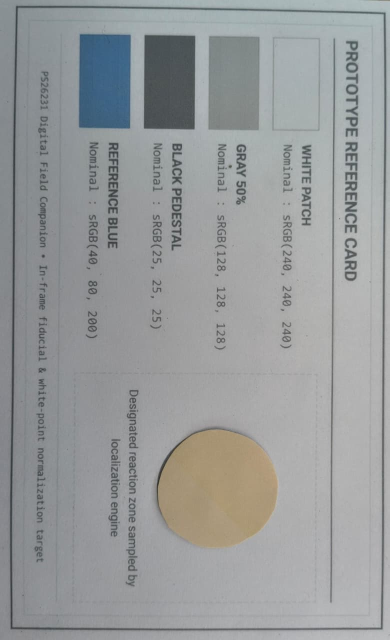
#> input picture data/debug/debug_raw.jpg, 779 x 1280 px (shown at 1/2 size)
$ python -i quality.py   (imports and definitions only)   (older library calls are emulated)
#> lines starting #> are read from the running program, lines starting #| are printed output that depends on the picture
"""
Image Quality Assessment module for PS26231 MVP.
Evaluates blur, exposure, glare/specular highlights, and reference card visibility.
Rejects or requests recapture if an image is unsuitable for colorimetry.
"""
import cv2
import numpy as np
from typing import Tuple, List, Optional
from src.config import (
    MIN_LAPLACIAN_VARIANCE,
    STANDARD_BLUR_WIDTH,
    MAX_UNDEREXPOSED_RATIO,
    MAX_OVEREXPOSED_RATIO,
    MAX_GLARE_RATIO,
)
from src.models import QualityReport


def check_blur(
    img_gray: np.ndarray,
    threshold: float = MIN_LAPLACIAN_VARIANCE,
    target_width: int = STANDARD_BLUR_WIDTH
) -> Tuple[bool, float]:
    """
    Computes blur score using variance of the Laplacian operator on a standardized resolution.
    Higher score indicates sharper focus.
    Standardizing resolution ensures deterministic evaluation independent of camera sensor megapixels.
    """
    if img_gray is None or img_gray.size == 0:
        return False, 0.0

    h, w = img_gray.shape[:2]
    if w > 0 and h > 0 and w != target_width:
        scale = target_width / float(w)
        target_h = max(1, int(round(h * scale)))
        eval_gray = cv2.resize(img_gray, (target_width, target_h), interpolation=cv2.INTER_AREA)
    else:
        eval_gray = img_gray

    score = float(cv2.Laplacian(eval_gray, cv2.CV_64F).var())
    passed = score >= threshold
    return passed, score


def check_exposure(
    img_gray: np.ndarray,
    under_ratio_max: float = MAX_UNDEREXPOSED_RATIO,
    over_ratio_max: float = MAX_OVEREXPOSED_RATIO
) -> Tuple[bool, str, float, float]:
    """
    Evaluates histogram distribution to flag underexposure (too dark)
    or overexposure (clipping/washed out).
    """
    total_pixels = img_gray.size
    if total_pixels == 0:
        return False, "empty", 0.0, 0.0

    under_ratio = float(np.count_nonzero(img_gray < 20) / total_pixels)
    over_ratio = float(np.count_nonzero(img_gray > 245) / total_pixels)

    if under_ratio > under_ratio_max:
        return False, "underexposed", under_ratio, over_ratio
    elif over_ratio > over_ratio_max:
        return False, "overexposed", under_ratio, over_ratio
    else:
        return True, "normal", under_ratio, over_ratio


def check_glare(
    img_bgr: np.ndarray,
    roi_mask: Optional[np.ndarray] = None,
    glare_ratio_max: float = MAX_GLARE_RATIO
) -> Tuple[bool, bool, float]:
    """
    Detects specular reflection / glare hotspot.
    Glare typically manifests as clusters of high luminance with near-zero saturation.
    """
    if img_bgr is None or img_bgr.size == 0:
        return True, False, 0.0

    hsv = cv2.cvtColor(img_bgr, cv2.COLOR_BGR2HSV)
    sat = hsv[:, :, 1]
    val = hsv[:, :, 2]

    # Glare condition: very high brightness (V > 248) and very low saturation (S < 30)
    glare_mask = (val >= 248) & (sat <= 30)

    if roi_mask is not None:
        if roi_mask.shape[:2] != img_bgr.shape[:2]:
            roi_mask = cv2.resize(roi_mask, (img_bgr.shape[1], img_bgr.shape[0]), interpolation=cv2.INTER_NEAREST)

        target_pixels = np.count_nonzero(roi_mask)
        if target_pixels == 0:
            return True, False, 0.0
        glare_pixels = np.count_nonzero(glare_mask & (roi_mask > 0))
        glare_ratio = float(glare_pixels / target_pixels)
    else:
        glare_ratio = float(np.count_nonzero(glare_mask) / (img_bgr.shape[0] * img_bgr.shape[1]))

    glare_detected = glare_ratio > glare_ratio_max
    glare_passed = not glare_detected
    return glare_passed, glare_detected, glare_ratio


def assess_image_quality(
    img_bgr: np.ndarray,
    card_detected: bool = True,
    reaction_mask: Optional[np.ndarray] = None,
    warped_card: Optional[np.ndarray] = None
) -> QualityReport:
    """
    Runs full suite of image quality checks.
    Produces structured QualityReport with specific issues for recapture guidance.
    """
    if img_bgr is None or img_bgr.size == 0:
        return QualityReport(
            passed=False,
            blur_score=0.0,
            blur_passed=False,
            exposure_status="invalid",
            exposure_passed=False,
            glare_detected=False,
            glare_passed=False,
            card_visible=False,
            issues=["Unable to decode image data."]
        )

    gray = cv2.cvtColor(img_bgr, cv2.COLOR_BGR2GRAY)
    issues: List[str] = []

    # 1. Blur Check (evaluated on whole captured frame)
    blur_passed, blur_score = check_blur(gray)
    if not blur_passed:
        issues.append(
            f"Image is blurry (Laplacian variance {blur_score:.1f} < {MIN_LAPLACIAN_VARIANCE}). "
            "Hold the device steady and refocus."
        )

    # 2. Exposure Check (evaluated on whole captured frame)
    exposure_passed, exposure_status, under_ratio, over_ratio = check_exposure(gray)
    if not exposure_passed:
        if exposure_status == "underexposed":
            issues.append(
                f"Image is underexposed ({under_ratio * 100:.1f}% dark pixels). "
                "Increase ambient illumination."
            )
        elif exposure_status == "overexposed":
            issues.append(
                f"Image is overexposed ({over_ratio * 100:.1f}% clipped bright pixels). "
                "Reduce direct glare or harsh lighting."
            )

    # 3. Glare Check (evaluated on reaction ROI or frame)
    glare_target_img = warped_card if (warped_card is not None and reaction_mask is not None) else img_bgr
    glare_passed, glare_detected, glare_ratio = check_glare(glare_target_img, roi_mask=reaction_mask)
    if not glare_passed:
        issues.append(
            f"Excessive specular glare detected ({glare_ratio * 100:.1f}% hotspot area). "
            "Angle camera slightly away from direct reflection."
        )

    # 4. Card Visibility Check
    if not card_detected:
        issues.append(
            "Reference colour card was not detected in the frame. "
            "Ensure the card is clearly visible, upright, and unoccluded."
        )

    all_passed = blur_passed and exposure_passed and glare_passed and card_detected

    return QualityReport(
        passed=all_passed,
        blur_score=round(blur_score, 1),
        blur_passed=blur_passed,
        exposure_status=exposure_status,
        exposure_passed=exposure_passed,
        glare_detected=glare_detected,
        glare_passed=glare_passed,
        card_visible=card_detected,
        issues=issues
    )

>>> import cv2
>>> picture = cv2.imread('../data/debug/debug_raw.jpg')
#> picture is the input picture: shape (1280, 779, 3); mean B, G, R 154.9, 154.2, 151.6
>>> result = assess_image_quality(picture)
#> in assess_image_quality, `gray = cv2.cvtColor(img_bgr, cv2.COLOR_BGR2GRAY)`:
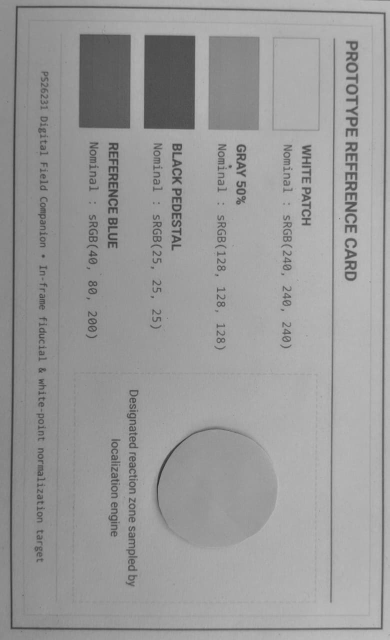
#> gray: shape (1280, 779) (shown at 1/2 size); min 32, max 192, mean 153.5
#> in check_blur, `eval_gray = cv2.resize(img_gray, (target_width, target_h), interpolati..`:
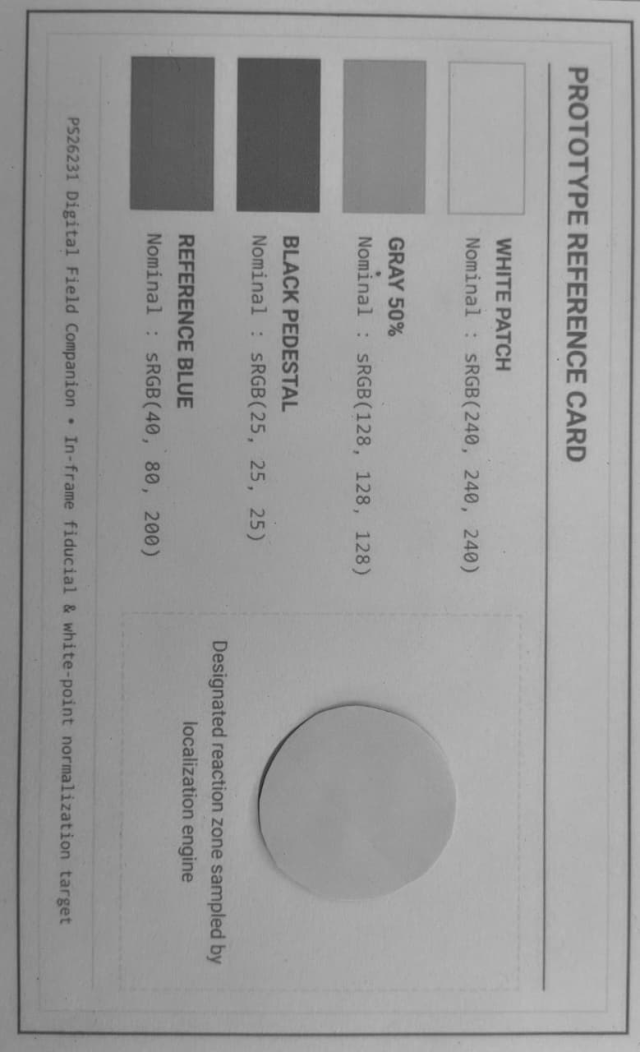
#> eval_gray: shape (1052, 640); min 42, max 190, mean 153.5
#> in check_blur, `score = float(cv2.Laplacian(eval_gray, cv2.CV_64F).var())`: score = 79.09
#> in check_blur, `passed = score >= threshold`: passed = True
#> in assess_image_quality, `blur_passed, blur_score = check_blur(gray)`: blur_score = 79.09
#> in check_exposure, `under_ratio = float(np.count_nonzero(img_gray < 20) / total_pixels)`: under_ratio = 0
#> in assess_image_quality, `exposure_passed, exposure_status, under_ratio, over_ratio = check_expo..`: exposure_passed = True; exposure_status = 'normal'; under_ratio = 0
#> in check_glare, `hsv = cv2.cvtColor(img_bgr, cv2.COLOR_BGR2HSV)`: hsv: shape (1280, 779, 3); mean H, S, V 79.5, 13.6, 157.3
#> in check_glare, `sat = hsv[:, :, 1]`:
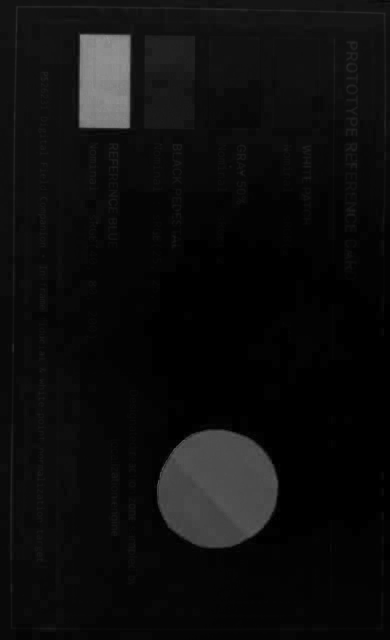
#> sat: shape (1280, 779) (shown at 1/2 size); min 0, max 152, mean 13.6
#> in check_glare, `glare_mask = (val >= 248) & (sat <= 30)`: glare_mask: shape (1280, 779) bool; every value is 0
#> in check_glare, `glare_detected = glare_ratio > glare_ratio_max`: glare_detected = False
#> in check_glare, `glare_passed = not glare_detected`: glare_passed = True
#> in assess_image_quality, `glare_passed, glare_detected, glare_ratio = check_glare(glare_target_i..`: glare_detected = False; glare_ratio = 0
#> in assess_image_quality, `all_passed = blur_passed and exposure_passed and glare_passed and card..`: all_passed = True

$ run again, on data/debug/debug_sampling_overlay_425A.jpg
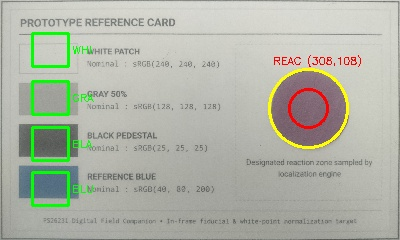
#> input picture data/debug/debug_sampling_overlay_425A.jpg, 400 x 240 px
#> picture is the input picture: shape (240, 400, 3); mean B, G, R 166.7, 179.5, 175.6
#> score = 355.6
#> passed = True
#> blur_score = 355.6
#> in check_exposure, `under_ratio = float(np.count_nonzero(img_gray < 20) / total_pixels)`: under_ratio = 0
#> in assess_image_quality, `exposure_passed, exposure_status, under_ratio, over_ratio = check_expo..`: exposure_passed = True; exposure_status = 'normal'; under_ratio = 0
#> hsv: shape (240, 400, 3); mean H, S, V 41.6, 22.5, 182.2
#> in check_glare, `sat = hsv[:, :, 1]`:
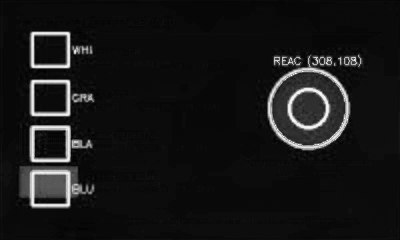
#> sat: shape (240, 400); min 0, max 255, mean 22.5
#> in check_glare, `val = hsv[:, :, 2]`:
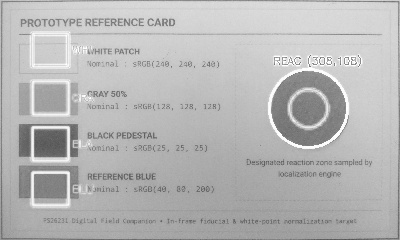
#> val: shape (240, 400); min 84, max 255, mean 182.2
#> glare_mask: shape (240, 400) bool; every value is 0
#> in check_glare, `glare_detected = glare_ratio > glare_ratio_max`: glare_detected = False
#> in check_glare, `glare_passed = not glare_detected`: glare_passed = True
#> in assess_image_quality, `glare_passed, glare_detected, glare_ratio = check_glare(glare_target_i..`: glare_detected = False; glare_ratio = 0
#> all_passed = True
